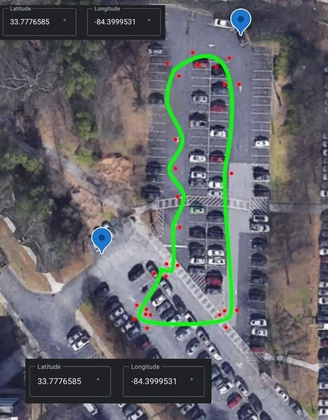
%> input picture track-map/testMap.jpg, 328 x 420 px, shrunk from 712 x 912 before the run
$ octave TrackMapperImage.m   (GNU Octave 9; MATLAB toolbox functions it lacks are replaced by stand-ins)
%> lines starting %> are read from the running program, lines starting %| are printed output that depends on the picture; in (x1, y1, x2, y2) boxes, pixels count from 0 and x2, y2 are one past the last pixel; in counts of white or black regions, pixels touching at a corner belong together; the program's own positions count from 1
clc;
clear all;
close all;

%load the image and find its red point indices
im = imread('testMap.jpg');
%> im is the input picture: size 420x328x3 uint8; mean R, G, B 98.6, 100.2, 104.9
imshow(im)
redPoints = im(:,:,1)>=130 & im(:,:,2)<=60 & im(:,:,3)<=100;
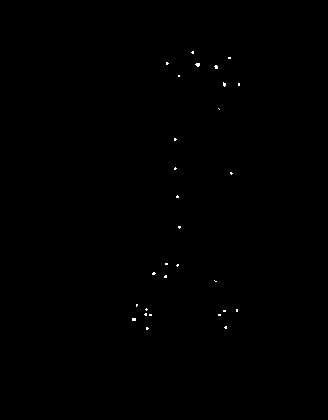
%> redPoints: size 420x328 logical; 0.15% white in thin lines or dots, all inside (x1, y1, x2, y2) = (132, 51, 240, 330)
redCoords = find(redPoints == 1);
%> redCoords = 202 values from 55759 to 100466


imRows = size(redPoints, 1);
%> imRows = 420
imCols = size(redPoints, 2);
%> imCols = 328
redRows = floor(redCoords / imRows);
%> redRows = 202 values from 132 to 239
redCols = rem(redCoords, imRows);
%> redCols = 202 values, max 330 at index 31, min 52 at index 111, mean 202.5
figure;
hold on;
redCols = -1 .* redCols;
%> redCols = 202 values, max -52 at index 111, min -330 at index 31, mean -202.5
for i = 1: length(redRows)
    scatter(redRows(i), redCols(i))
end
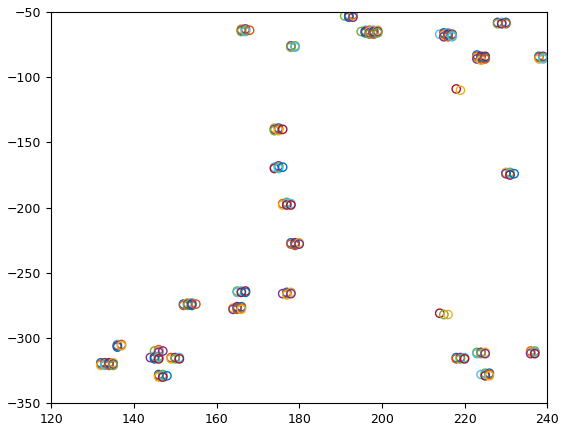
%> figure redrawn from the program's plot data

%set up the looping
[rowLen, colLen] = size(redPoints);
%> rowLen = 420; colLen = 328
i = 1;
j = 1;
checkVals = zeros(rowLen, colLen);
numSpots = 1;
pointClusters = [];
%Goal: find clusters of x and y points that have red, and store them as
%pages in a 3D array
%general strategy: check points to the left and top of a given element
nRedSpotsPerCluster = [];
while i <= rowLen
    while j <= colLen
        %check if a point is red
        if (redPoints((i - 1) * imCols + j) == 1)
            %check if it's the first row
            if (i == 1)
                %check if it's the first column
                if (j == 1)
                    [checkVals, nRedSpotsPerCluster, pointClusters, numSpots] = ...
                        addCluster(checkVals, nRedSpotsPerCluster, pointClusters, numSpots, i, j);
                elseif (redPoints((i - 1) * imCols + j - 1) == 1)
                    [temp, checkVals, nRedSpotsPerCluster, pointClusters] = ...
                        addToClusterLeft(checkVals, nRedSpotsPerCluster, pointClusters, i, j);
                else
                    [checkVals, nRedSpotsPerCluster, pointClusters, numSpots] = ...
                        addCluster(checkVals, nRedSpotsPerCluster, pointClusters, numSpots, i, j);
                end
            else
                if (j == 1)
                    if (redPoints((i - 2) * imCols + j) == 1)
                        [temp, checkVals, nRedSpotsPerCluster, pointClusters] = ...
                            addToClusterTop(checkVals, nRedSpotsPerCluster, pointClusters, i, j);
                    else
                        [checkVals, nRedSpotsPerCluster, pointClusters, numSpots] = ...
                            addCluster(checkVals, nRedSpotsPerCluster, pointClusters, numSpots, i, j);
                    end
                else
                    if (redPoints((i - 2) * imCols + j) == 1)
                        [temp, checkVals, nRedSpotsPerCluster, pointClusters] = ...
                            addToClusterTop(checkVals, nRedSpotsPerCluster, pointClusters, i, j);
                    elseif (redPoints((i - 1) * imCols + j - 1) == 1)
                        [temp, checkVals, nRedSpotsPerCluster, pointClusters] = ...
                            addToClusterLeft(checkVals, nRedSpotsPerCluster, pointClusters, i, j);
                    else
                        [checkVals, nRedSpotsPerCluster, pointClusters, numSpots] = ...
                            addCluster(checkVals, nRedSpotsPerCluster, pointClusters, numSpots, i, j);
                    end
                end
            end
        end
        j = j + 1;
    end
    j = 1;
    i = i + 1;
end
%> after the loop, i = 421; nRedSpotsPerCluster = 88 values, max 4 at index 55, min 1 at index 2, mean 2.3; numSpots = 89; temp = 88


%Normalize the points so they are how they actually will be represented on
%an image, per: https://www.mathworks.com/matlabcentral/answers/269694-how-to-plot-some-points-on-an-image
%This means that we essentially have to subtract all of our y-coordinates
%by 912, and then take the absolute value of that

for i = 1: length(nRedSpotsPerCluster')
    for j = 1: length(pointClusters(:, 1, i))
        pointClusters(j, 2, i) = abs(pointClusters(j, 2, i) - imRows); %should be an abs but the graph won't plot like that
    end
end
%> this loop made 88 passes

%create new graph
figure;
hold on;
sz = 2;
xlim([0 imCols]);
ylim([0 imRows]);
for i = 1: length(nRedSpotsPerCluster')
    for j = 1: length(pointClusters(:, 1, i))
        scatter(pointClusters(j, 1, i), pointClusters(j, 2, i), sz, 'filled');
    end
end
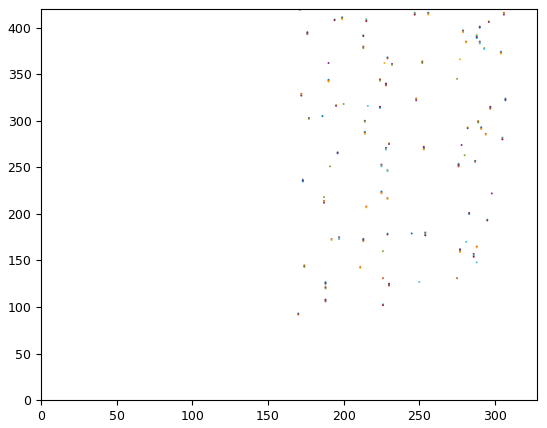
%> figure redrawn from the program's plot data

%functions to streamline the adding of points to respective arrays
function [temp, checkVals, nRedSpotsPerCluster, pointClusters] = ...
    addToClusterTop(checkVals, nRedSpotsPerCluster, pointClusters, i, j)
    temp = checkVals(i - 1, j);
    checkVals(i, j) = temp;
    nRedSpotsPerCluster(temp) = nRedSpotsPerCluster(temp) + 1;
    pointClusters(nRedSpotsPerCluster(temp), :, temp) = [i, j];
end

function [temp, checkVals, nRedSpotsPerCluster, pointClusters] = ...
    addToClusterLeft(checkVals, nRedSpotsPerCluster, pointClusters, i, j)
    temp = checkVals(i, j - 1);
    checkVals(i, j) = temp;
    nRedSpotsPerCluster(temp) = nRedSpotsPerCluster(temp) + 1;
    pointClusters(nRedSpotsPerCluster(temp), :, temp) = [i, j];
end


function [checkVals, nRedSpotsPerCluster, pointClusters, numSpots] = ...
    addCluster(checkVals, nRedSpotsPerCluster, pointClusters, numSpots, i, j)
    checkVals(i, j) = numSpots;
    nRedSpotsPerCluster(length(nRedSpotsPerCluster) + 1) = 1;
    pointClusters(1, :, numSpots) = [i, j];
    numSpots = numSpots + 1;
end

$ run again, with track-map/test45.4.jpg copied over track-map/testMap.jpg
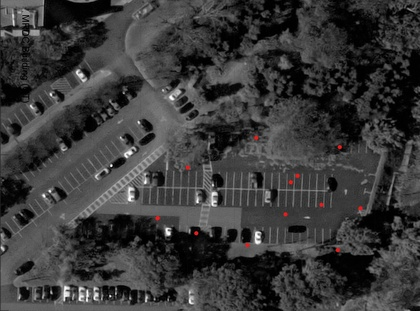
%> input picture track-map/test45.4.jpg, 420 x 311 px, shrunk from 1449 x 1072 before the run
%> im is the input picture: size 311x420x3 uint8; mean R, G, B 57.9, 57.6, 57.6
%> `redPoints = im(:,:,1)>=130 & im(:,:,2)<=60 & im(:,:,3)<=100;`:
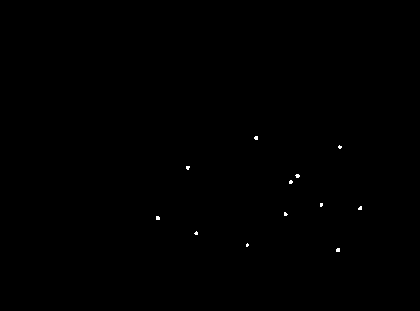
%> redPoints: size 311x420 logical; 0.12% white in thin lines or dots, all inside (x1, y1, x2, y2) = (156, 136, 362, 252)
%> redCoords = 152 values from 48733 to 112481
%> redRows = 152 values from 156 to 361
%> `redCols = rem(redCoords, imRows);`: redCols = 152 values, max 252 at index 116, min 137 at index 51, mean 198.3
%> `redCols = -1 .* redCols;`: redCols = 152 values, max -137 at index 51, min -252 at index 116, mean -198.3
%> after the loop `while i <= rowLen`: i = 312; nRedSpotsPerCluster = 47 values, max 4 at index 1, min 1 at index 9, mean 3.23; numSpots = 48; temp = 47
%> the loop `for i = 1: length(nRedSpotsPerCluster')` made 47 passes
%> after the loop `for i = 1: length(nRedSpotsPerCluster')`:
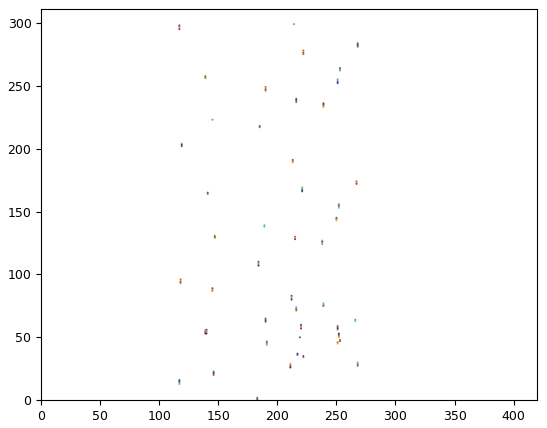
%> figure redrawn from the program's plot data
